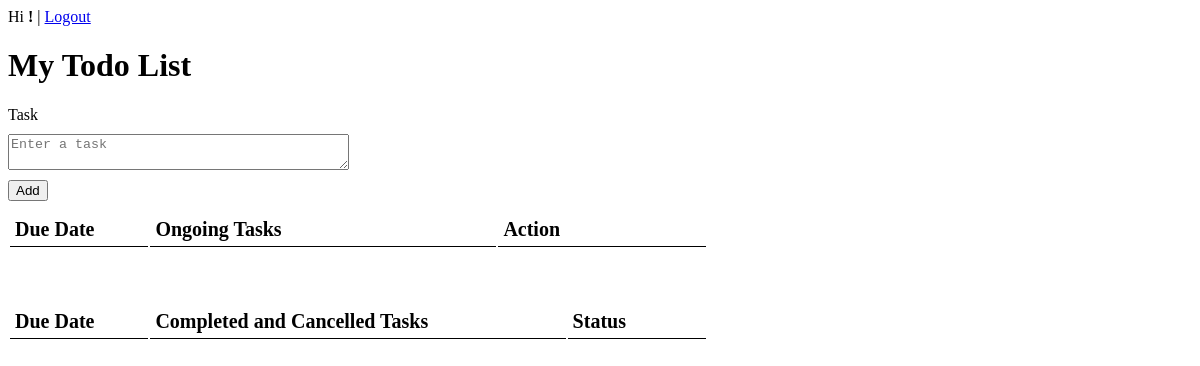
Before: / (signed in) with the older database file.
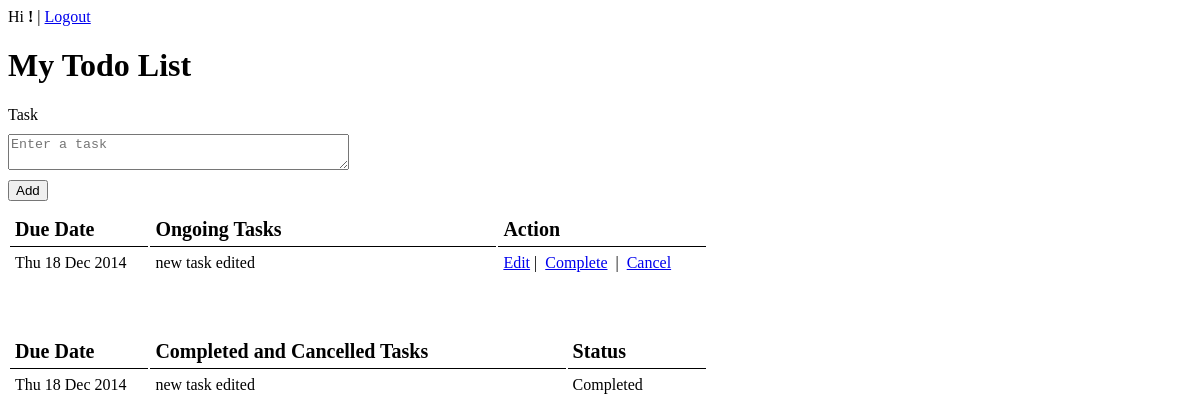
After: the same page with the newer database file.
### lists/models.py (models this page shows)
class Todo(models.Model):
    todo_job = models.TextField()
    user = models.ForeignKey('User')
    created_date = models.DateTimeField(editable=False, default=datetime.now())
    status = models.CharField(max_length=10, default='Active')
    class Meta:
        ordering = ('id',)

### lists/views/home.py (the view)
def main_page(request):
    if 'user_id' in request.session:
        user_obj = User.objects.filter(id=request.session['user_id'])
        if user_obj:
            todo_obj = Todo.objects.filter(user_id=request.session['user_id'], status='Active')
            complete_todo_obj = Todo.objects.filter(user_id=request.session['user_id'], status='Completed')
            cancel_todo_obj = Todo.objects.filter(user_id=request.session['user_id'], status='Cancelled')
            data = RequestContext(request, {'fname': request.session['fname'],
                                            'username': request.session['username'],
                                            'user': user_obj,
                                            'todo': todo_obj,
                                            'done_tasks': complete_todo_obj,
                                            'cancel_tasks': cancel_todo_obj,
                                            'a': 0}
                                  )
            return render_to_response('home.html', data)
        else:
            form = SignupForm()
            variables = RequestContext(request, {'form': form})
            return render_to_response('index.html', variables)
    else:
        form = SignupForm()
        variables = RequestContext(request, {'form': form})
        return render_to_response('index.html', variables)

### lists/templates/home.html (shortened to what this page needs)
{%extends "base.html" %}
{%block content %}
<div class="mid">
    <div>
        Hi <b>{{fname}}!</b>&nbsp;|&nbsp;<a href="/logout">Logout</a>
    </div>
    <h1>My Todo List</h1>
    <form action="add-todo" method="post">
        <label>Task</label>
        <textarea name="job" required cols="40" rows="2" placeholder="Enter a task"></textarea>
        <input type="submit" value="Add">
    </form>
    <table width="100%" cellpadding="5">
        <tr>
            <td width="20%">Due Date</td>
            <td width="50%">Ongoing Tasks</td>
            <td width="30%">Action</td>
        </tr>
        {%for row in todo%}
        <tr>
            <td>{{row.created_date|date:"D d M Y"}}</td>
            <td>{{row.todo_job}}</td>
            <td>
                {% if row.status == 'Active' %}
                <a href="/edit-todo/{{row.id}}">Edit</a>&nbsp;|&nbsp;
                <a href="/complete-todo/{{row.id}}">Complete</a> &nbsp;|&nbsp;
                <a href="/cancel-todo/{{row.id}}">Cancel</a>
                {% endif %}
            </td>
        </tr>
        {%endfor%}
    </table>
    <br>
    <br>
    <br>
    <table width="100%" cellpadding="5">
        <tr>
            <td width="20%">Due Date</td>
            <td width="60%">Completed and Cancelled Tasks</td>
            <td width="20%">Status</td>
        </tr>
        {%for row in done_tasks%}
        <tr>
            <td>{{row.created_date|date:"D d M Y"}}</td>
            <td>{{row.todo_job}}</td>
            <td>{{row.status}}</td>
        </tr>
        {%endfor%}
    </table>
</div>
{% endblock %}

### lists/templates/base.html (shortened to what this page needs)
<!DOCTYPE html PUBLIC "-//W3C//DTD XHTML 1.0 Transitional//EN"
    "http://www.w3.org/TR/xhtml1/DTD/xhtml1-transitional.dtd">
<html>
    <head>
    </head>
    <body>
        {% block content %}{% endblock %}
    </body>
</html>

### lists/templates/base.html (style rules this page uses)
.mid { display:block; min-height:400px; width:700px; }
input,label { display:block; margin:10px 0; }
table tr:first-child td { font-weight:bold; font-size:20px; border-bottom:1px solid #000; }

Changed rows visible on the page:
added Todo: created_date "Thu 18 Dec 2014", todo_job "new task edited", shown under "My Todo List"
added Todo: created_date "Thu 18 Dec 2014", todo_job "new task edited", status "Completed"
